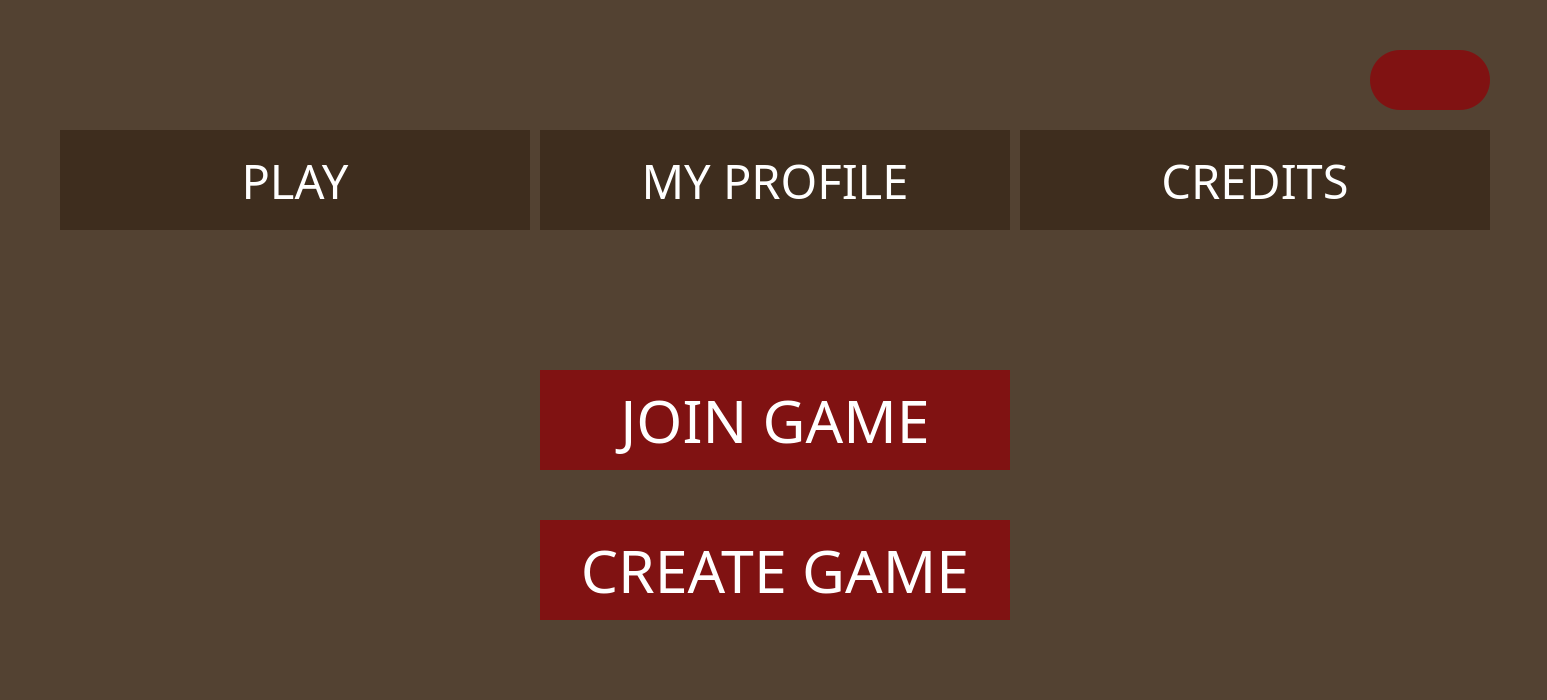
<?xml version="1.0" encoding="UTF-8"?>
<ui version="4.0">
 <class>MainMenuClass</class>
 <widget class="QWidget" name="MainMenuClass">
  <property name="geometry">
   <rect>
    <x>0</x>
    <y>0</y>
    <width>1547</width>
    <height>700</height>
   </rect>
  </property>
  <property name="windowTitle">
   <string>Triviador</string>
  </property>
  <property name="windowIcon">
   <iconset resource="../resource/Triviador.qrc">
    <normaloff>:/icon/Triviador.ico</normaloff>:/icon/Triviador.ico</iconset>
  </property>
  <property name="styleSheet">
   <string notr="true">background-color: rgb(83, 66, 50);
color: rgb(255, 255, 255);</string>
  </property>
  <widget class="QPushButton" name="logOutButton">
   <property name="geometry">
    <rect>
     <x>1370</x>
     <y>50</y>
     <width>120</width>
     <height>60</height>
    </rect>
   </property>
   <property name="font">
    <font>
     <family>Franklin Gothic Heavy</family>
     <pointsize>44</pointsize>
     <underline>false</underline>
     <strikeout>false</strikeout>
     <kerning>true</kerning>
    </font>
   </property>
   <property name="cursor">
    <cursorShape>PointingHandCursor</cursorShape>
   </property>
   <property name="styleSheet">
    <string notr="true">background: rgb(128, 18, 18);
border-radius: 30px;
</string>
   </property>
   <property name="text">
    <string/>
   </property>
   <property name="icon">
    <iconset resource="../resource/Triviador.qrc">
     <normaloff>:/icon/Logout.png</normaloff>:/icon/Logout.png</iconset>
   </property>
   <property name="iconSize">
    <size>
     <width>64</width>
     <height>32</height>
    </size>
   </property>
  </widget>
  <widget class="QPushButton" name="playButton">
   <property name="geometry">
    <rect>
     <x>60</x>
     <y>130</y>
     <width>470</width>
     <height>100</height>
    </rect>
   </property>
   <property name="minimumSize">
    <size>
     <width>0</width>
     <height>40</height>
    </size>
   </property>
   <property name="font">
    <font>
     <family>Franklin Gothic Heavy</family>
     <pointsize>35</pointsize>
    </font>
   </property>
   <property name="cursor">
    <cursorShape>PointingHandCursor</cursorShape>
   </property>
   <property name="styleSheet">
    <string notr="true">background-color: rgb(62, 45, 30);
border: none;</string>
   </property>
   <property name="text">
    <string>PLAY</string>
   </property>
  </widget>
  <widget class="QPushButton" name="myProfileButton">
   <property name="geometry">
    <rect>
     <x>540</x>
     <y>130</y>
     <width>470</width>
     <height>100</height>
    </rect>
   </property>
   <property name="minimumSize">
    <size>
     <width>0</width>
     <height>40</height>
    </size>
   </property>
   <property name="font">
    <font>
     <family>Franklin Gothic Heavy</family>
     <pointsize>35</pointsize>
    </font>
   </property>
   <property name="cursor">
    <cursorShape>PointingHandCursor</cursorShape>
   </property>
   <property name="styleSheet">
    <string notr="true">background-color: rgb(62, 45, 30);
border: none;</string>
   </property>
   <property name="text">
    <string>MY PROFILE</string>
   </property>
  </widget>
  <widget class="QPushButton" name="creditsButton">
   <property name="geometry">
    <rect>
     <x>1020</x>
     <y>130</y>
     <width>470</width>
     <height>100</height>
    </rect>
   </property>
   <property name="minimumSize">
    <size>
     <width>0</width>
     <height>40</height>
    </size>
   </property>
   <property name="font">
    <font>
     <family>Franklin Gothic Heavy</family>
     <pointsize>35</pointsize>
    </font>
   </property>
   <property name="cursor">
    <cursorShape>PointingHandCursor</cursorShape>
   </property>
   <property name="styleSheet">
    <string notr="true">background-color: rgb(62, 45, 30);
border: none;</string>
   </property>
   <property name="text">
    <string>CREDITS</string>
   </property>
  </widget>
  <widget class="QLabel" name="hiMessage">
   <property name="geometry">
    <rect>
     <x>140</x>
     <y>70</y>
     <width>240</width>
     <height>30</height>
    </rect>
   </property>
   <property name="font">
    <font>
     <pointsize>24</pointsize>
     <bold>true</bold>
    </font>
   </property>
   <property name="text">
    <string/>
   </property>
  </widget>
  <widget class="QStackedWidget" name="stackedWidget">
   <property name="geometry">
    <rect>
     <x>60</x>
     <y>250</y>
     <width>1421</width>
     <height>451</height>
    </rect>
   </property>
   <property name="currentIndex">
    <number>0</number>
   </property>
   <widget class="QWidget" name="play">
    <widget class="QPushButton" name="joinGameButton">
     <property name="geometry">
      <rect>
       <x>480</x>
       <y>120</y>
       <width>470</width>
       <height>100</height>
      </rect>
     </property>
     <property name="font">
      <font>
       <family>Franklin Gothic Heavy</family>
       <pointsize>44</pointsize>
       <underline>false</underline>
       <strikeout>false</strikeout>
       <kerning>true</kerning>
      </font>
     </property>
     <property name="cursor">
      <cursorShape>PointingHandCursor</cursorShape>
     </property>
     <property name="styleSheet">
      <string notr="true">background-color: rgb(128, 18, 18);
border: none;
</string>
     </property>
     <property name="text">
      <string>JOIN GAME</string>
     </property>
    </widget>
    <widget class="QPushButton" name="createGameButton">
     <property name="geometry">
      <rect>
       <x>480</x>
       <y>270</y>
       <width>470</width>
       <height>100</height>
      </rect>
     </property>
     <property name="font">
      <font>
       <family>Franklin Gothic Heavy</family>
       <pointsize>44</pointsize>
       <underline>false</underline>
       <strikeout>false</strikeout>
       <kerning>true</kerning>
      </font>
     </property>
     <property name="cursor">
      <cursorShape>PointingHandCursor</cursorShape>
     </property>
     <property name="styleSheet">
      <string notr="true">background-color: rgb(128, 18, 18);
border: none;
</string>
     </property>
     <property name="text">
      <string>CREATE GAME</string>
     </property>
    </widget>
   </widget>
   <widget class="QWidget" name="createGame">
    <widget class="QPushButton" name="backButton">
     <property name="geometry">
      <rect>
       <x>50</x>
       <y>20</y>
       <width>120</width>
       <height>60</height>
      </rect>
     </property>
     <property name="font">
      <font>
       <family>Franklin Gothic Heavy</family>
       <pointsize>44</pointsize>
       <underline>false</underline>
       <strikeout>false</strikeout>
       <kerning>true</kerning>
      </font>
     </property>
     <property name="cursor">
      <cursorShape>PointingHandCursor</cursorShape>
     </property>
     <property name="styleSheet">
      <string notr="true">background: rgb(128, 18, 18);
border-radius: 30px;
</string>
     </property>
     <property name="text">
      <string/>
     </property>
     <property name="icon">
      <iconset resource="../resource/Triviador.qrc">
       <normaloff>:/icon/back_arrow.png</normaloff>:/icon/back_arrow.png</iconset>
     </property>
     <property name="iconSize">
      <size>
       <width>64</width>
       <height>32</height>
      </size>
     </property>
    </widget>
    <widget class="QLabel" name="modeLabel">
     <property name="geometry">
      <rect>
       <x>250</x>
       <y>100</y>
       <width>111</width>
       <height>41</height>
      </rect>
     </property>
     <property name="font">
      <font>
       <family>Franklin Gothic Heavy</family>
       <pointsize>25</pointsize>
      </font>
     </property>
     <property name="text">
      <string>MODE:</string>
     </property>
    </widget>
    <widget class="QPushButton" name="twoPlayersButton">
     <property name="geometry">
      <rect>
       <x>370</x>
       <y>100</y>
       <width>211</width>
       <height>41</height>
      </rect>
     </property>
     <property name="minimumSize">
      <size>
       <width>0</width>
       <height>40</height>
      </size>
     </property>
     <property name="font">
      <font>
       <family>Franklin Gothic Heavy</family>
       <pointsize>25</pointsize>
      </font>
     </property>
     <property name="cursor">
      <cursorShape>PointingHandCursor</cursorShape>
     </property>
     <property name="styleSheet">
      <string notr="true">background: rgb(128, 18, 18);
border: none;</string>
     </property>
     <property name="text">
      <string>2 PLAYERS</string>
     </property>
    </widget>
    <widget class="QPushButton" name="threePlayersButton">
     <property name="geometry">
      <rect>
       <x>600</x>
       <y>100</y>
       <width>211</width>
       <height>41</height>
      </rect>
     </property>
     <property name="minimumSize">
      <size>
       <width>0</width>
       <height>40</height>
      </size>
     </property>
     <property name="font">
      <font>
       <family>Franklin Gothic Heavy</family>
       <pointsize>25</pointsize>
      </font>
     </property>
     <property name="cursor">
      <cursorShape>PointingHandCursor</cursorShape>
     </property>
     <property name="styleSheet">
      <string notr="true">background: rgb(128, 18, 18);
border: none;</string>
     </property>
     <property name="text">
      <string>3 PLAYERS</string>
     </property>
    </widget>
    <widget class="QPushButton" name="fourPlayersButton">
     <property name="geometry">
      <rect>
       <x>830</x>
       <y>100</y>
       <width>211</width>
       <height>41</height>
      </rect>
     </property>
     <property name="minimumSize">
      <size>
       <width>0</width>
       <height>40</height>
      </size>
     </property>
     <property name="font">
      <font>
       <family>Franklin Gothic Heavy</family>
       <pointsize>25</pointsize>
      </font>
     </property>
     <property name="cursor">
      <cursorShape>PointingHandCursor</cursorShape>
     </property>
     <property name="styleSheet">
      <string notr="true">background: rgb(128, 18, 18);
border: none;</string>
     </property>
     <property name="text">
      <string>4 PLAYERS</string>
     </property>
    </widget>
    <widget class="QLabel" name="modeLabel_2">
     <property name="geometry">
      <rect>
       <x>600</x>
       <y>20</y>
       <width>231</width>
       <height>41</height>
      </rect>
     </property>
     <property name="font">
      <font>
       <family>Franklin Gothic Heavy</family>
       <pointsize>25</pointsize>
      </font>
     </property>
     <property name="text">
      <string>CREATE GAME</string>
     </property>
    </widget>
    <widget class="QPushButton" name="createButton">
     <property name="geometry">
      <rect>
       <x>600</x>
       <y>380</y>
       <width>211</width>
       <height>41</height>
      </rect>
     </property>
     <property name="minimumSize">
      <size>
       <width>0</width>
       <height>40</height>
      </size>
     </property>
     <property name="font">
      <font>
       <family>Franklin Gothic Heavy</family>
       <pointsize>29</pointsize>
      </font>
     </property>
     <property name="cursor">
      <cursorShape>PointingHandCursor</cursorShape>
     </property>
     <property name="styleSheet">
      <string notr="true">background: rgb(128, 18, 18);
border: none;</string>
     </property>
     <property name="text">
      <string>CREATE</string>
     </property>
    </widget>
   </widget>
   <widget class="QWidget" name="myProfile">
    <widget class="QLabel" name="profileInformation">
     <property name="geometry">
      <rect>
       <x>10</x>
       <y>0</y>
       <width>1421</width>
       <height>451</height>
      </rect>
     </property>
     <property name="text">
      <string>Roșia (pătlăgica roșie sau mai rar tomata), numită științific Solanum lycopersicum, este o plantă din familia Solanaceae, apropiată pe linie genetică de următoarele plante, de asemenea originare din &quot;Lumea Nouă&quot;: tutun, ardei, cartof, vânătă și physalis alkekengi. Roșia este o plantă nativă a sudului Americii de Nord și nordului Americii de Sud, având un areal natural de extindere din centrul Mexicului până în Peru.

Este o plantă perenă, crescută adesea în climate temperate ca o plantă anuală, atingând frecvent între 1 și 3 m înălțime, cu un trunchi mai mult ierbos, care crește de cele mai multe ori, ca orice altă plantă cățărătoare, pe tulpinile altor plante, pe bețe sau garduri.

Este cultivată la aproape toate latitudinile, ocupând o suprafață de aproximativ 3 milioane de hectare, adică o treime din terenul consacrat legumelor.[necesită citare]

Frunzele plantei sunt lungi de 10–25 cm, de formă penat-compusă, având 5–9 frunzulițe, fiecare dintre acestea având până la 8 cm lungime, cu margini serate. Atât trunchiul cât și crenguțele, respectiv frunzele sunt acoperite cu excrescențe asemănătoare părului animalelor. Florile sunt mici, de circa 1–2 cm, galbene, având corola formată din cinci sepale și cinci petale, fiind grupate în inflorescențe de 3 până la 12 flori. Rosia are un pH acid de 5,5.

Cuvântul tomată, respectiv toate variantele sale din spaniolă, engleză și alte limbi, este un cuvânt derivat din limba populațiilor mezo-americane Nahua: tomatl. Numele științific al plantei, care provine din latină, lycopersicum, semnifică &quot;piersică-lup&quot;, conform lyco - lup și persicum - piersic(ă).

Din punct de vedere botanic roșia este un fruct.[1] În anul 1893 Curtea Supremă a Statelor Unite ale Americii în mod unanim a decis că la colectarea taxelor vamale roșiile trebuie considerate legume (deși curtea a trecut în revistă faptul că din punct de vedere botanic, roșiile sunt fructe).[2] În anul 2001 Uniunea Europeană a decis oficial că roșia este fruct, și nu legumă.[3]</string>
     </property>
    </widget>
   </widget>
   <widget class="QWidget" name="credits"/>
  </widget>
  <widget class="QLabel" name="icon">
   <property name="geometry">
    <rect>
     <x>60</x>
     <y>40</y>
     <width>64</width>
     <height>64</height>
    </rect>
   </property>
   <property name="text">
    <string/>
   </property>
   <property name="pixmap">
    <pixmap resource="../resource/Triviador.qrc">:/icon/Triviador-castle.png</pixmap>
   </property>
  </widget>
 </widget>
 <layoutdefault spacing="6" margin="11"/>
 <resources>
  <include location="../resource/Triviador.qrc"/>
 </resources>
 <connections/>
</ui>
